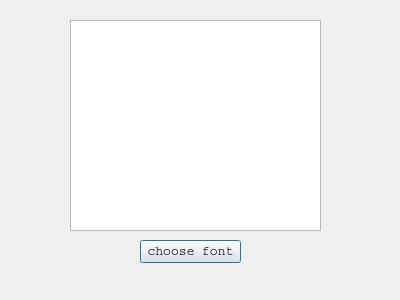
<?xml version="1.0" encoding="UTF-8"?>
<ui version="4.0">
 <class>Dialog</class>
 <widget class="QDialog" name="Dialog">
  <property name="geometry">
   <rect>
    <x>0</x>
    <y>0</y>
    <width>400</width>
    <height>300</height>
   </rect>
  </property>
  <property name="windowTitle">
   <string>Dialog</string>
  </property>
  <widget class="QPushButton" name="pushButtonFont">
   <property name="geometry">
    <rect>
     <x>140</x>
     <y>240</y>
     <width>101</width>
     <height>23</height>
    </rect>
   </property>
   <property name="font">
    <font>
     <family>Courier</family>
     <pointsize>10</pointsize>
    </font>
   </property>
   <property name="text">
    <string>choose font</string>
   </property>
  </widget>
  <widget class="QTextEdit" name="textEdit">
   <property name="geometry">
    <rect>
     <x>70</x>
     <y>20</y>
     <width>251</width>
     <height>211</height>
    </rect>
   </property>
  </widget>
 </widget>
 <resources/>
 <connections/>
</ui>
